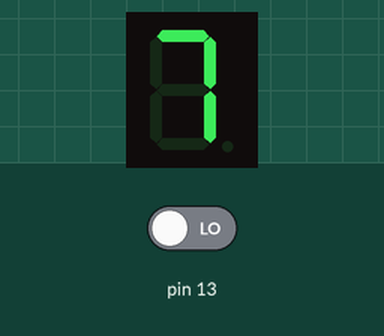
Simulated run of this sketch. Board: Arduino Uno, built with avr-gcc and run on an emulated ATmega328P. Shown: 1-digit seven-segment display. The test bench sets the inputs (shaded band); at power-on: pin 13 LOW. Random numbers use the default seed unless the sketch sets one.

Above: at 0.6 s.
1.3 s: pin 13 driven HIGH
4.3 s: pin 13 driven LOW
At 6.36 s:
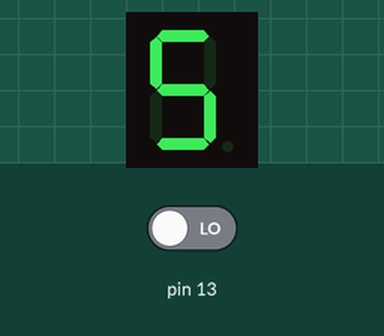
7.3 s: pin 13 driven HIGH
At 11.2 s:
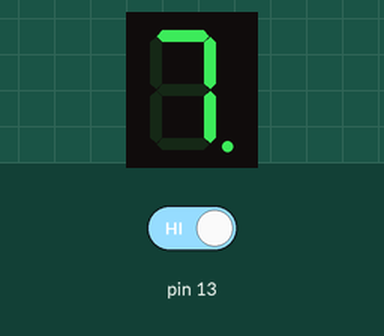
Timing chart, 0 to 12.7 s (numbered marks = the images above; inputs shaded):
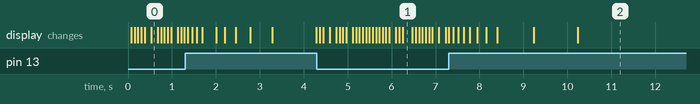

Measured:
- after the input at 4.3 s, the display: first changes after 0.06 s (image 1 shows a later state)

The sketch:

number_roller_with_switch.ino
```cpp
#include <SevSeg.h>

enum RouleteState {
  LOOPING,
  STOPPING,
  STOPPED
} typedef RouleteState;

enum SetDP {
  DP_ON = 0,
  DP_OFF = 1
} typedef SetDP;

SevSeg sevseg;

int stoppingCounter;
RouleteState state;
int selectedNumber;
int displayedNumber;

void refreshDisplay(int numberToDisplay, SetDP setPoint = DP_OFF, int delayTime = 75) {
  sevseg.setNumber(numberToDisplay, setPoint);
  sevseg.refreshDisplay();
  delay(delayTime);
}

void onLooping() {
  stoppingCounter = 0;
  displayedNumber = random(10);
  refreshDisplay(displayedNumber);
}

void onStopping() {
  displayedNumber = random(10);
  refreshDisplay(displayedNumber, DP_OFF, 1000 / stoppingCounter);

  if(--stoppingCounter <= 0) {
    state = STOPPED;
    selectedNumber = random(10);
  }
}

void onStopped() {
  displayedNumber = selectedNumber;
  refreshDisplay(displayedNumber, DP_ON);
}

void onError() {
  for (int i = 0; i < 4; i++) {
    sevseg.setChars("E");
    sevseg.refreshDisplay();
    delay(200);
  }
}

void setup() {
  byte numDigits = 1;
  byte digitPins[] = {};
  byte segmentPins[] = {4, 5, 8, 7, 6, 3, 2, 9};
  bool resistorsOnSegments = true;

  byte hardwareConfig = COMMON_CATHODE;
  sevseg.begin(hardwareConfig, numDigits, digitPins, segmentPins, resistorsOnSegments);
  sevseg.setBrightness(90);

  pinMode(13, INPUT);

  randomSeed(analogRead(0));

  stoppingCounter = 0;
  state = LOOPING;
}

void loop() {
  int shouldStop = digitalRead(13);

  if (shouldStop == HIGH && state == LOOPING) {
    state = STOPPING;
    stoppingCounter = 10;
  } else if (shouldStop == LOW) {
    state = LOOPING;
  }

  switch (state) {
    case LOOPING: onLooping();
      break;
    case STOPPING: onStopping();
      break;
    case STOPPED: onStopped();
      break;
    default: onError();
      break;
  }
}
```
